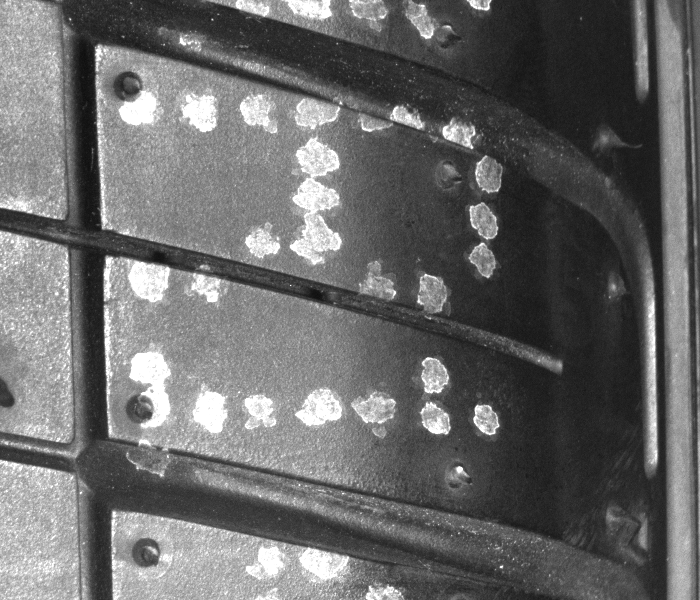
#> input picture dev/inpaint/src.png, 700 x 600 px
$ python test.py
#> lines starting #> are read from the running program, lines starting #| are printed output that depends on the picture
import cv2
import numpy as np

# 读取图像和掩膜（损坏区域）
image = cv2.imread('src.png')
#> image is the input picture: shape (600, 700, 3); min 13, max 255, mean 105.8
mask = cv2.imread('mask.png', 0)
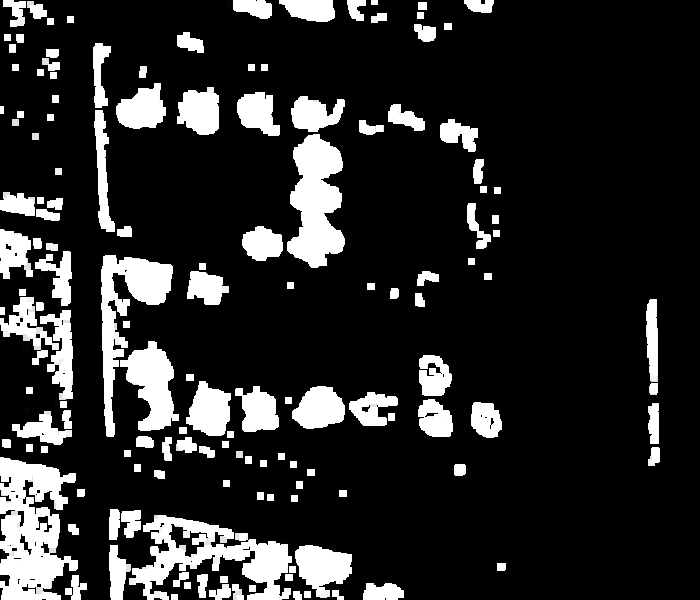
#> input picture dev/inpaint/mask.png, 700 x 600 px
#> mask is the input picture: shape (600, 700); min 0, max 255, mean 41.7

# 使用inpaint函数修复图像
dst = cv2.inpaint(image, mask, 9, cv2.INPAINT_NS)
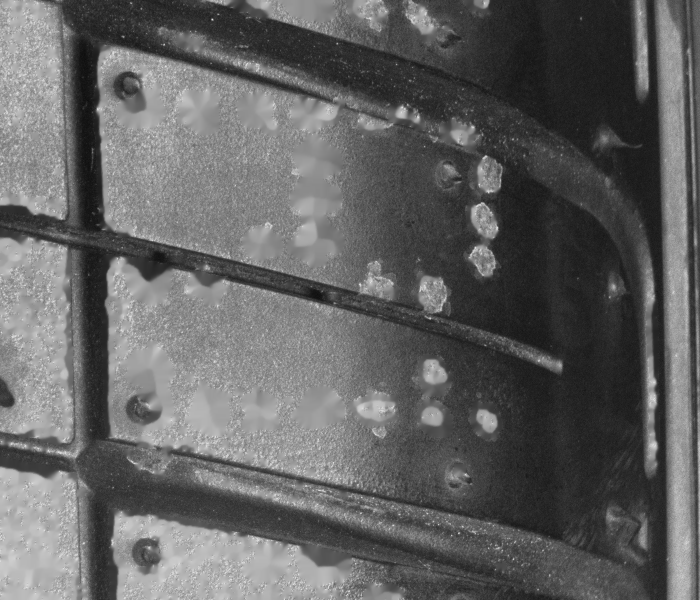
#> dst: shape (600, 700, 3); min 13, max 221, mean 98.4

# 显示和保存修复后的图像
cv2.imwrite("dst.png",dst)
